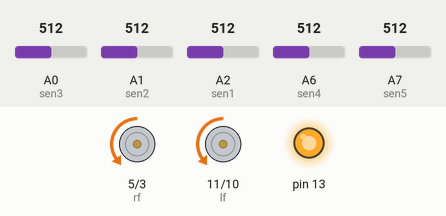
Recording of a sketch running on a simulated Arduino Nano, built with avr-gcc and run on an emulated ATmega328P. Shown: motor-driver pin pairs drawn as motors (green arrow = first pin HIGH = forward, orange = second pin HIGH = backward, longer = more drive), output pins drawn as LEDs (lit = HIGH). The inputs (shaded band) are chosen by the test bench; at power-on: A7 (sen5) = 512, A0 (sen3) = 512, A1 (sen2) = 512, A2 (sen1) = 512, A6 (sen4) = 512. Random numbers use the default seed unless the sketch sets one.

Above: at 1.5 s.
1.6 s: A7 (sen5) set to 790
5.0 s: A7 (sen5) set to 810
At 7.0 s:
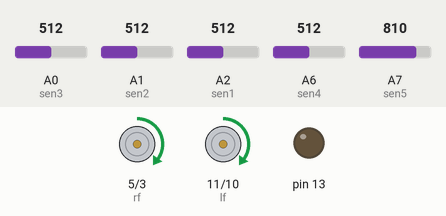
8.4 s: A0 (sen3) set to 589
11.8 s: A0 (sen3) set to 609
At 12.5 s:
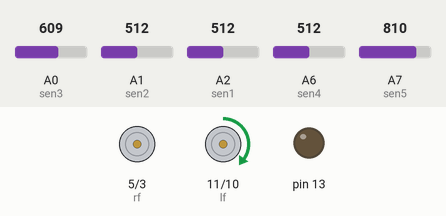
15.2 s: A1 (sen2) set to 592
16.7 s: A1 (sen2) set to 610
At 17.19 s:
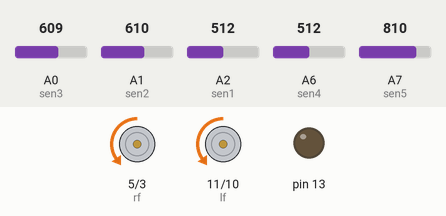
Timing chart, 0 to 19.7 s (numbered marks = the images above; inputs shaded):
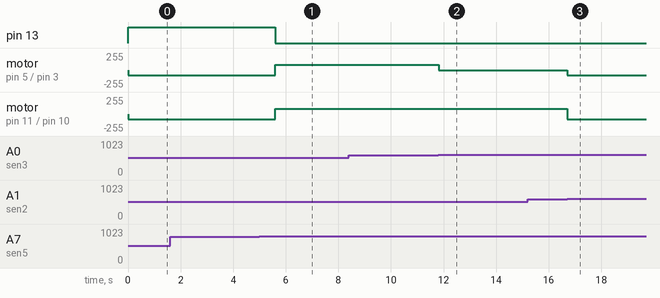

The sketch:

ArduinoTinyRobot_v.1.ino
```cpp
const int sen1 = A2;
const int sen2 = A1;
const int sen3 = A0;
const int sen4 = A6;
const int sen5 = A7;
const int rf = 5;
const int rb = 3;
const int lf = 11;
const int lb = 10;

int tf = 30;
int ff = 80;

int linesenrv;
int linesenlv;
int linesenrst;
int linesenlst;
int thresholdline = 600;

int frontsenv;
int frontsenst;
int thresholdfront = 800;

int leftsenv;
int leftsenst;
int rightsenv;
int rightsenst;
int thresholdsides = 800;

int randNumber;
int countforw = 0;
int countforwthreshold = 8;

void setup() {
  pinMode(sen1,INPUT);
  pinMode(sen2,INPUT);
  pinMode(sen3,INPUT);
  pinMode(sen4,INPUT);
  pinMode(sen5,INPUT);
  pinMode(rf,OUTPUT);
  pinMode(rb,OUTPUT);
  pinMode(lf,OUTPUT);
  pinMode(lb,OUTPUT);
  pinMode(13,OUTPUT);
}

void forward() {
  analogWrite(rf,ff);
  analogWrite(lf,ff);
  delay(tf);
  digitalWrite(rf,0);
  digitalWrite(rb,0);
  digitalWrite(lf,0);
  digitalWrite(lb,0);
}

void backward() {
  analogWrite(rb,ff);
  analogWrite(lb,ff);
  delay(tf);
  digitalWrite(rf,0);
  digitalWrite(rb,0);
  digitalWrite(lf,0);
  digitalWrite(lb,0);
}

void leftp() {
  analogWrite(rf,ff);
  analogWrite(lb,ff);
  delay(tf);
  digitalWrite(rf,0);
  digitalWrite(rb,0);
  digitalWrite(lf,0);
  digitalWrite(lb,0);
}

void rightp() {
  analogWrite(rb,ff);
  analogWrite(lf,ff);
  delay(tf);
  digitalWrite(rf,0);
  digitalWrite(rb,0);
  digitalWrite(lf,0);
  digitalWrite(lb,0);
}

void left() {
  analogWrite(rf,ff);
  delay(tf);
  digitalWrite(rf,0);
  digitalWrite(rb,0);
  digitalWrite(lf,0);
  digitalWrite(lb,0);
}

void right() {
  analogWrite(lf,ff);
  delay(tf);
  digitalWrite(rf,0);
  digitalWrite(rb,0);
  digitalWrite(lf,0);
  digitalWrite(lb,0);
}

void stopp() {
  digitalWrite(rf,0);
  digitalWrite(rb,0);
  digitalWrite(lf,0);
  digitalWrite(lb,0);
}

void senread() {
  linesenrv = analogRead(sen3);
  linesenlv = analogRead(sen2);
  frontsenv = analogRead(sen5);
  leftsenv = analogRead(sen1);
  rightsenv = analogRead(sen4);

  if (linesenrv < thresholdline) {
    linesenrst = 1;
  }
  else {
    linesenrst = 0;
  }
  if (linesenlv < thresholdline) {
    linesenlst = 1;
  }
  else {
    linesenlst = 0;
  }
  if (frontsenv < thresholdfront) {
    frontsenst = 1;
  }
  else {
    frontsenst = 0;
  }
  if (leftsenv < thresholdsides) {
    leftsenst = 1;
  }
  else {
    leftsenst = 0;
  }
  if (rightsenv < thresholdsides) {
    rightsenst = 1;
  }
  else {
    rightsenst = 0;
  }
}

void loop() {
  senread();

  if (frontsenst == 1) {
    digitalWrite(13,1);
    countforw = 0;
    if (leftsenst == 1 and rightsenst == 1) {
      tf = 700;
      backward();
    }
    else if (leftsenst == 0 and rightsenst == 1) {
      tf = 100;
      backward();
      tf = 700;
      leftp();
    }
    else if (leftsenst == 1 and rightsenst == 0) {
      tf = 100;
      backward();
      tf = 700;
      rightp();
    }
    else {
      randNumber = random(1,2);
      tf = 30;
      backward();
      if (randNumber == 1) {
        tf = 700;
        leftp();
      }
      else {
        tf = 700;
        rightp();
      }
    }
  }
  else {
    digitalWrite(13,0);
    if (linesenlst == 1 and linesenrst == 1) {
      countforw = countforw + 1;
      tf = 30;
      forward();
    }
    else if (linesenlst == 0 and linesenrst == 1) {
      tf = 30;
      left();
    }
    else if (linesenlst == 1 and linesenrst == 0) {
      tf = 30;
      right();
    }
    else {
      if (countforw < countforwthreshold) {
        stopp();
      }
      else {
        tf = 60;
        backward();
      }
    }
  }
}
```

Measured:
- the behaviour switches between 799 and 800 on A7 (sen5) (found by bisection; images 0 and 1)
- the behaviour switches between 599 and 600 on A0 (sen3) (found by bisection; images 1 and 2)
- the behaviour switches between 599 and 600 on A1 (sen2) (found by bisection; images 2 and 3)
- after the input at 5.0 s, pin 13: HIGH → LOW after 0.61 s; motor on pin 5 (rf) / pin 3 (rb), motor on pin 11 (lf) / pin 10 (lb): backward 80/255 → forward 80/255 after 0.61 s
- after the input at 11.8 s, motor on pin 5 (rf) / pin 3 (rb): forward 80/255 → stopped at once
- after the input at 16.7 s, motor on pin 5 (rf) / pin 3 (rb): stopped → backward 80/255 at once; motor on pin 11 (lf) / pin 10 (lb): forward 80/255 → backward 80/255 at once
